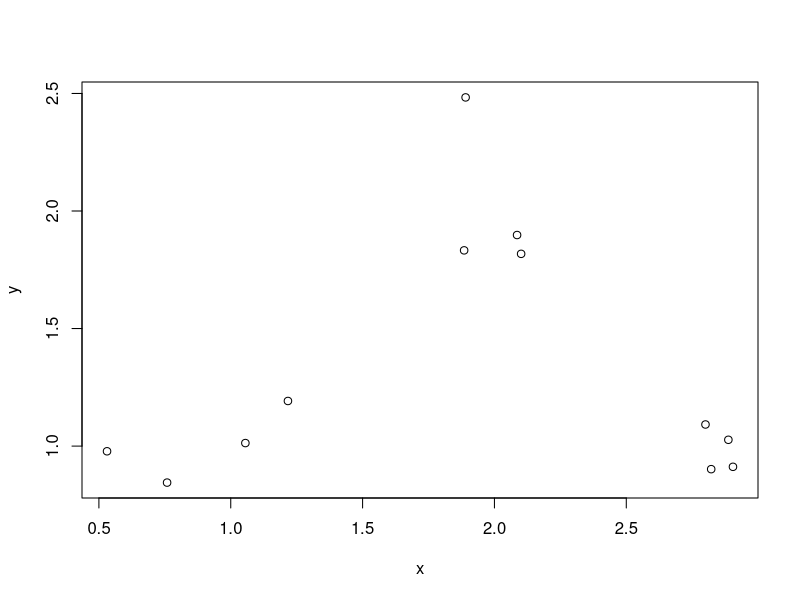
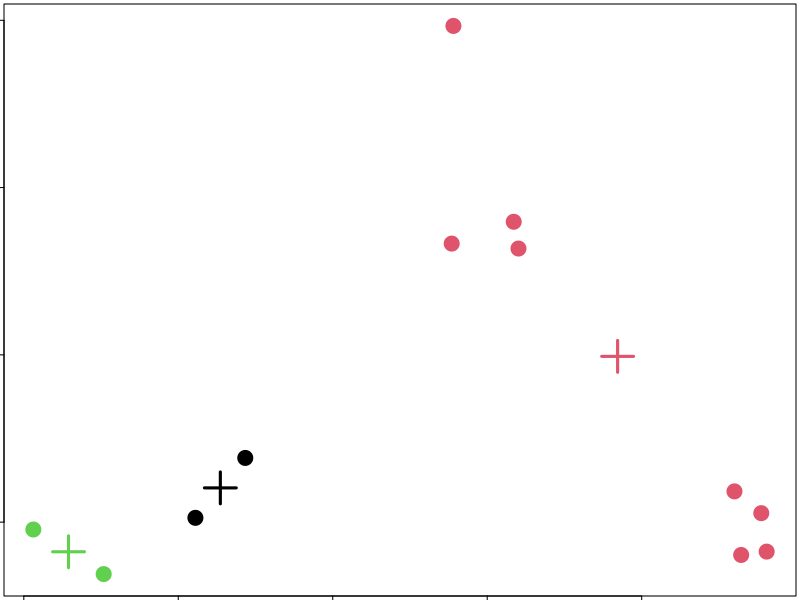

Generate these figures, in order, with R:
set.seed(1234)
x <- rnorm(12, mean=rep(1:3, each=4), sd=0.2)
y <- rnorm(12, mean=rep(c(1,2,1), each=4), sd=0.2)

plot(x,y)

dataFrame <- data.frame(x,y)
kmeansObj <- kmeans(dataFrame, centers=3)
names(kmeansObj)

par(mar=rep(0.2,4))
plot(x,y,col=kmeansObj$cluster, pch=19, cex=2)
points(kmeansObj$centers, col=1:3, pch=3, cex=3, lwd=3)